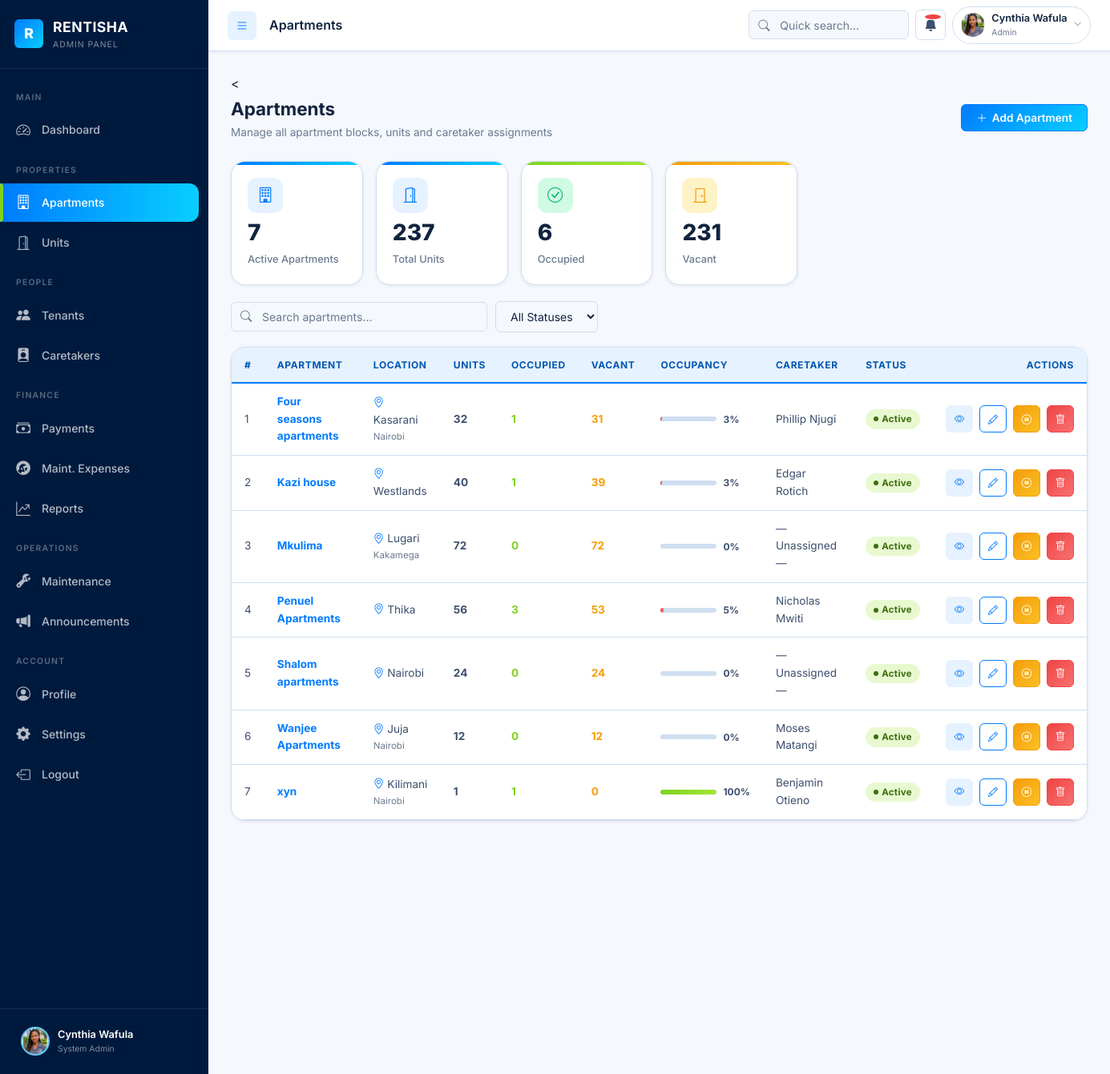
The page /admin/apartments.php (signed in) on the database its author committed.
### tables this page shows
CREATE TABLE `apartments` (
  `id` int(10) UNSIGNED NOT NULL,
  `name` varchar(120) NOT NULL,
  `location` varchar(255) NOT NULL,
  `county` varchar(80) DEFAULT NULL,
  `town` varchar(80) DEFAULT NULL,
  `estate` varchar(80) DEFAULT NULL,
  `street` varchar(120) DEFAULT NULL,
  `floors` tinyint(3) UNSIGNED DEFAULT 1,
  `total_units` smallint(5) UNSIGNED DEFAULT 0,
  `caretaker_id` int(10) UNSIGNED DEFAULT NULL COMMENT 'FK → users (caretaker)',
  `status` enum('Active','Inactive') NOT NULL DEFAULT 'Active',
  `description` text DEFAULT NULL,
  `created_at` datetime NOT NULL DEFAULT current_timestamp(),
  `updated_at` datetime DEFAULT NULL ON UPDATE current_timestamp()
);

### admin/apartments.php (the view, shortened to what the rows shown need)
<?php
require_once '../includes/db_helpers.php';
$apts       = getApartments('Active');
$inactiveApts = getApartments('Inactive');
$allApts    = array_merge($apts, $inactiveApts);
$viewApt = null;
?>
<!DOCTYPE html>
<html lang="en">
<head>
  <link rel="stylesheet" href="https://cdn.jsdelivr.net/npm/bootstrap-icons@1.11.3/font/bootstrap-icons.min.css">
  <link rel="stylesheet" href="../assets/css/style.css">
</head>
<body>
<div class="rms-shell">
  <div class="main-content" id="mainContent">
    <div class="page-content">
      <?php if ($viewApt): ?>
      <div class="page-header">
        <div>
          <h1><?= htmlspecialchars($viewApt['name']) ?></h1>
          <p>
            <i class="bi bi-geo-alt"></i> <?= htmlspecialchars($viewApt['location']) ?>
            <?php if ($viewApt['county']): ?> · <?= htmlspecialchars($viewApt['county']) ?><?php endif; ?>
          </p>
        </div>
        <div class="d-flex gap-2">
          <a href="apartments.php" class="btn btn-outline btn-sm"><i class="bi bi-arrow-left"></i> Back</a>
          <a href="organize_floors.php?apt=<?= $viewApt['id'] ?>" class="btn btn-success btn-sm">
            <i class="bi bi-buildings"></i> Organize Floors
          </a>
          <a href="apartments.php?edit=<?= $viewApt['id'] ?>" class="btn btn-primary btn-sm"><i class="bi bi-pencil"></i> Edit</a>
        </div>
      </div>
      <div class="stats-grid" style="grid-template-columns:repeat(auto-fill,minmax(150px,1fr));margin-bottom:20px;">
        <div class="stat-card blue">
          <div class="stat-icon"><i class="bi bi-door-open"></i></div>
          <div class="stat-value"><?= $viewApt['total_units'] ?></div>
          <div class="stat-label">Total Units</div>
        </div>
        <div class="stat-card green">
          <div class="stat-icon"><i class="bi bi-check-circle"></i></div>
          <div class="stat-value"><?= $viewApt['occupied'] ?></div>
          <div class="stat-label">Occupied</div>
        </div>
        <div class="stat-card orange">
          <div class="stat-icon"><i class="bi bi-door-closed"></i></div>
          <div class="stat-value"><?= $viewApt['vacant'] ?></div>
          <div class="stat-label">Vacant</div>
        </div>
        <div class="stat-card green">
          <div class="stat-icon"><i class="bi bi-cash-stack"></i></div>
          <div class="stat-value" style="font-size:1rem;"><?= formatKES($viewPayTotals['collected'] ?? 0) ?></div>
          <div class="stat-label">Collected <?= date('M') ?></div>
        </div>
        <div class="stat-card orange">
          <div class="stat-icon"><i class="bi bi-clock-history"></i></div>
          <div class="stat-value" style="font-size:1rem;"><?= formatKES($viewPayTotals['pending'] ?? 0) ?></div>
          <div class="stat-label">Pending <?= date('M') ?></div>
        </div>
        <div class="stat-card red">
          <div class="stat-icon"><i class="bi bi-exclamation-triangle"></i></div>
          <div class="stat-value" style="font-size:1rem;"><?= formatKES($viewPayTotals['overdue'] ?? 0) ?></div>
          <div class="stat-label">Overdue <?= date('M') ?></div>
        </div>
      </div>
      <div class="grid-2 mb-4">
        <div class="card">
          <div class="card-header"><h3 class="card-title"><i class="bi bi-building"></i> Apartment Details</h3></div>
          <div class="card-body">
            <table style="width:100%;font-size:.875rem;border-collapse:collapse;">
              <?php $rows = [
                ['Name',        $viewApt['name']],
                ['Location',    $viewApt['location']],
                ['County',      $viewApt['county'] ?: '—'],
                ['Town / City', $viewApt['town']   ?: '—'],
                ['Estate',      $viewApt['estate'] ?: '—'],
                ['Street/Road', $viewApt['street'] ?: '—'],
                ['Caretaker',   $viewApt['caretaker_name'] . ($viewApt['caretaker_phone'] ? ' · ' . $viewApt['caretaker_phone'] : '')],
                ['Status',      $viewApt['status']],
                ['Created',     formatDate($viewApt['created_at'])],
              ];
              foreach ($rows as [$label, $val]): ?>
              <tr style="border-bottom:1px solid var(--border);">
                <td style="padding:8px 0;font-weight:600;color:var(--text-muted);width:38%;"><?= $label ?></td>
                <td style="padding:8px 0;"><?= htmlspecialchars($val) ?></td>
              </tr>
              <?php endforeach; ?>
            </table>
            <?php if ($viewApt['description']): ?>
            <p style="margin-top:12px;font-size:.85rem;color:var(--text-secondary);"><?= htmlspecialchars($viewApt['description']) ?></p>
            <?php endif; ?>
          </div>
        </div>
        <div class="card">
          <div class="card-header">
            <h3 class="card-title"><i class="bi bi-people"></i> Active Tenants (<?= count($viewTenants) ?>)</h3>
            <a href="tenants.php?apt=<?= $viewApt['id'] ?>" class="btn btn-secondary btn-sm">Manage</a>
          </div>
          <div class="card-body p-0">
            <?php if (empty($viewTenants)): ?>
            <div style="text-align:center;padding:24px;color:var(--text-muted);">No active tenants.</div>
            <?php else: ?>
            <div class="table-wrapper">
              <table class="rms-table">
                <thead><tr><th>Tenant</th><th>Unit</th><th>Move-in</th><th>Rent Status</th></tr></thead>
                <tbody>
                  <?php foreach ($viewTenants as $t): ?>
                  <tr>
                    <td class="fw-bold"><?= htmlspecialchars($t['full_name']) ?></td>
                    <td><span class="badge badge-info"><?= htmlspecialchars($t['unit_number']) ?></span></td>
                    <td><?= formatDate($t['move_in_date']) ?></td>
                    <td>
                      <?php if ($t['rent_status']): ?>
                      <span class="badge <?= statusBadgeClass($t['rent_status']) ?>"><?= $t['rent_status'] ?></span>
                      <?php else: ?>
                      <span class="badge badge-pending">No Record</span>
                      <?php endif; ?>
                    </td>
                  </tr>
                  <?php endforeach; ?>
                </tbody>
              </table>
            </div>
            <?php endif; ?>
          </div>
        </div>
      </div>
      <div class="card">
        <div class="card-header">
          <h3 class="card-title"><i class="bi bi-door-open"></i> Units in <?= htmlspecialchars($viewApt['name']) ?></h3>
          <div class="alert alert-info" style="margin:0;padding:8px 12px;font-size:0.85rem;">
            <i class="bi bi-info-circle"></i> To add more units, edit this apartment and specify the total number needed.
          </div>
        </div>
        <div class="card-body p-0">
          <?php if (empty($viewUnits)): ?>
          <div style="text-align:center;padding:24px;color:var(--text-muted);">
            No units yet. Edit this apartment to specify how many units to create.
          </div>
          <?php else: ?>
          <div class="table-wrapper">
            <table class="rms-table">
              <thead><tr><th>Unit</th><th>Type</th><th>Rent</th><th>Tenant</th><th>Move-in</th><th>Rent Status</th><th>Occupancy</th></tr></thead>
              <tbody>
                <?php foreach ($viewUnits as $u): ?>
                <tr>
                  <td class="fw-bold"><?= htmlspecialchars($u['unit_number']) ?></td>
                  <td><?= htmlspecialchars($u['unit_type']) ?></td>
                  <td class="fw-bold"><?= formatKES($u['monthly_rent']) ?></td>
                  <td><?= $u['tenant_name'] !== '—' ? htmlspecialchars($u['tenant_name']) : '<span class="text-muted fs-sm">—</span>' ?></td>
                  <td><?= formatDate($u['move_in_date']) ?></td>
                  <td>
                    <?php if ($u['rent_status']): ?>
                    <span class="badge <?= statusBadgeClass($u['rent_status']) ?>"><?= $u['rent_status'] ?></span>
                    <?php else: ?><span class="text-muted fs-sm">—</span><?php endif; ?>
                  </td>
                  <td>
                    <span class="badge <?= statusBadgeClass($u['status']) ?>"><?= $u['status'] ?></span>
                  </td>
                </tr>
                <?php endforeach; ?>
              </tbody>
            </table>
          </div>
          <?php endif; ?>
        </div>
      </div>
      <?php else: ?>
      <div class="page-header">
        <div>
          <h1>Apartments</h1>
        </div>
      </div>
      <div class="card">
        <div class="card-body p-0">
          <div class="table-wrapper">
            <table class="rms-table" id="aptTable">
              <thead>
                <tr>
                  <th>#</th>
                  <th>Apartment</th>
                  <th>Location</th>
                  <th>Units</th>
                  <th>Occupied</th>
                  <th>Vacant</th>
                  <th>Occupancy</th>
                  <th>Caretaker</th>
                  <th>Status</th>
                  <th class="col-actions">Actions</th>
                </tr>
              </thead>
              <tbody>
                <?php if (empty($allApts)): ?>
                <tr>
                  <td colspan="10" style="text-align:center;padding:40px;color:var(--text-muted);">
                    <i class="bi bi-building" style="font-size:2.5rem;display:block;margin-bottom:10px;"></i>
                    No apartments yet. <a href="#" data-modal-open="aptModal">Add your first apartment</a>.
                  </td>
                </tr>
                <?php else: ?>
                  <?php foreach ($allApts as $i => $apt):
                    $occ_pct = $apt['total_units'] > 0
                      ? round($apt['occupied'] / $apt['total_units'] * 100) : 0;
                  ?>
                  <tr data-status="<?= $apt['status'] ?>">
                    <td><?= $i + 1 ?></td>
                    <td>
                      <a href="apartments.php?view=<?= $apt['id'] ?>" style="font-weight:700;color:var(--primary);">
                        <?= htmlspecialchars($apt['name']) ?>
                      </a>
                    </td>
                    <td>
                      <i class="bi bi-geo-alt" style="color:var(--primary);"></i>
                      <?= htmlspecialchars($apt['location']) ?>
                      <?php if ($apt['county']): ?>
                        <div style="font-size:.72rem;color:var(--text-muted);"><?= htmlspecialchars($apt['county']) ?></div>
                      <?php endif; ?>
                    </td>
                    <td class="fw-bold"><?= $apt['total_units'] ?></td>
                    <td><span style="color:#7ED321;font-weight:700;"><?= $apt['occupied'] ?></span></td>
                    <td><span style="color:#f59e0b;font-weight:700;"><?= $apt['vacant'] ?></span></td>
                    <td>
                      <div style="display:flex;align-items:center;gap:8px;">
                        <div class="progress" style="width:70px;height:6px;">
                          <div class="progress-bar <?= $occ_pct >= 80 ? 'success' : ($occ_pct >= 50 ? 'warning' : 'danger') ?>"
                               style="width:<?= $occ_pct ?>%"></div>
                        </div>
                        <span style="font-size:.75rem;font-weight:700;"><?= $occ_pct ?>%</span>
                      </div>
                    </td>
                    <td><?= htmlspecialchars($apt['caretaker_name']) ?></td>
                    <td>
                      <span class="badge <?= $apt['status'] === 'Active' ? 'badge-active' : 'badge-inactive' ?>">
                        <span class="dot"></span><?= $apt['status'] ?>
                      </span>
                    </td>
                    <td class="col-actions">
                      <div class="d-flex gap-2" style="justify-content:flex-end;">
                        <a href="apartments.php?view=<?= $apt['id'] ?>" class="btn btn-secondary btn-sm btn-icon" title="View"><i class="bi bi-eye"></i></a>
                        <button class="btn btn-outline btn-sm btn-icon" title="Edit"
                          onclick="editApartment(<?= htmlspecialchars(json_encode($apt)) ?>)"><i class="bi bi-pencil"></i></button>
                        <form method="POST" action="../includes/save_apartment.php" style="display:inline;"
                          onsubmit="return confirm('<?= $apt['status']==='Active' ? 'Deactivate' : 'Reactivate' ?> this apartment?')">
                          <button type="submit" class="btn <?= $apt['status']==='Active' ? 'btn-warning' : 'btn-success' ?> btn-sm btn-icon"
                            title="<?= $apt['status']==='Active' ? 'Deactivate' : 'Reactivate' ?>">
                            <i class="bi bi-<?= $apt['status']==='Active' ? 'pause-circle' : 'play-circle' ?>"></i>
                          </button>
                        </form>
                        <form method="POST" action="../includes/save_apartment.php" style="display:inline;"
                          onsubmit="return confirm('⚠️ DANGER: Delete apartment &quot;<?= htmlspecialchars($apt['name']) ?>&quot;?\n\nThis will permanently delete:\n• All units in this apartment\n• All payment records\n• All tenant assignments\n• All related data\n\nThis action CANNOT be undone!\n\nType YES in the confirmation to proceed.')">
                          <button type="submit" class="btn btn-danger btn-sm btn-icon" title="Delete Apartment (Permanent!)">
                            <i class="bi bi-trash"></i>
                          </button>
                        </form>
                      </div>
                    </td>
                  </tr>
                  <?php endforeach; ?>
                <?php endif; ?>
              </tbody>
            </table>
          </div>
        </div>
      </div>
      <?php endif; ?>
    </div>
  </div>
</div>
</body>
</html>

### rows shown on the page
apartments: name "Four seasons apartments", location "Kasarani", county "Nairobi", total_units "32", occupied "1", vacant "31", occ_pct "3", caretaker_name "Phillip Njugi", status "Active"
apartments: name "Kazi house", location "Westlands", total_units "40", occupied "1", vacant "39", occ_pct "3", caretaker_name "Edgar Rotich", status "Active"
apartments: name "Mkulima", location "Lugari", county "Kakamega", total_units "72", occupied "0", vacant "72", occ_pct "0", caretaker_name "— Unassigned —", status "Active"
apartments: name "Penuel Apartments", location "Thika", total_units "56", occupied "3", vacant "53", occ_pct "5", caretaker_name "Nicholas Mwiti", status "Active"
apartments: name "Shalom apartments", location "Nairobi", total_units "24", occupied "0", vacant "24", occ_pct "0", caretaker_name "— Unassigned —", status "Active"
apartments: name "Wanjee Apartments", location "Juja", county "Nairobi", total_units "12", occupied "0", vacant "12", occ_pct "0", caretaker_name "Moses Matangi", status "Active"
apartments: name "xyn", location "Kilimani", county "Nairobi", total_units "1", occupied "1", vacant "0", occ_pct "100", caretaker_name "Benjamin Otieno", status "Active"

### other values the page prints
$_SESSION['name'] "Cynthia Wafula"
$pageTitle "Apartments"
$userName "Cynthia Wafula"
$roleBadge['label'] "Admin"
count($apts) "7"
array_sum(array_column($allApts,'total_units')) "237"
array_sum(array_column($allApts,'occupied')) "6"
array_sum(array_column($allApts,'vacant')) "231"
